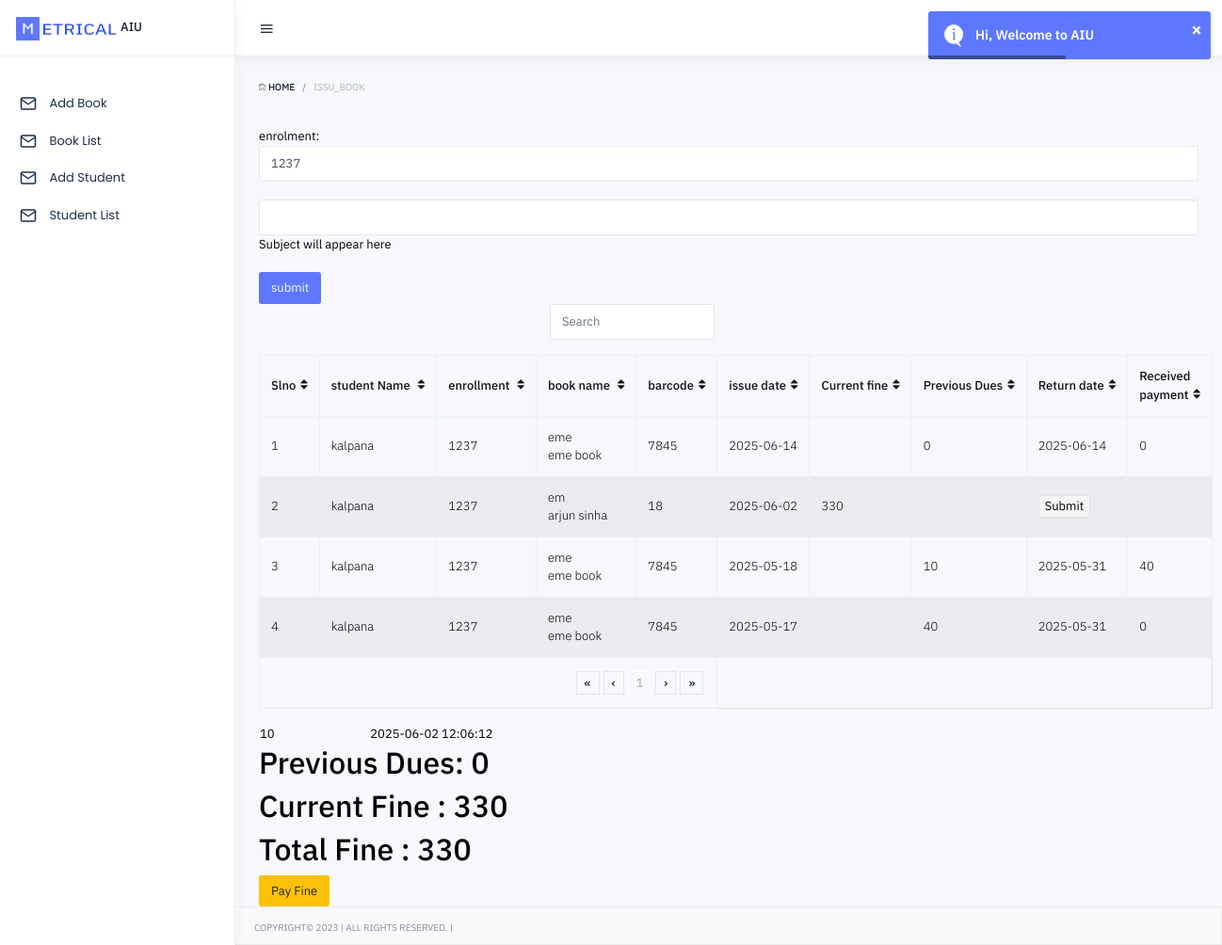
Screenshot of /book_issue.php?enrollment=1237 (signed in) with the database file from the repository.
### tables this page shows
CREATE TABLE `book_issue` (
  `id` int(11) NOT NULL,
  `enrollment` varchar(50) NOT NULL,
  `book_barcode` varchar(50) NOT NULL,
  `entry_date` varchar(50) NOT NULL,
  `return_date` varchar(50) NOT NULL,
  `totalfine` varchar(10) DEFAULT NULL,
  `paynow` varchar(10) DEFAULT NULL,
  `duesfine` varchar(10) DEFAULT NULL
);

CREATE TABLE `admission` (
  `id` int(11) NOT NULL,
  `name_student` varchar(50) NOT NULL,
  `enrollment` varchar(20) NOT NULL,
  `course` varchar(50) NOT NULL,
  `department` varchar(50) NOT NULL,
  `current_sem` int(5) NOT NULL,
  `active` varchar(10) NOT NULL
);

CREATE TABLE `books` (
  `id` int(11) NOT NULL,
  `barcode` varchar(255) NOT NULL,
  `subject` text NOT NULL,
  `author` text NOT NULL,
  `edition` varchar(255) NOT NULL,
  `publisher` text DEFAULT NULL,
  `reg_date` datetime NOT NULL DEFAULT current_timestamp(),
  `isissue` int(11) NOT NULL DEFAULT 0
);

CREATE TABLE `finaclear` (
  `id` int(10) NOT NULL,
  `enrollment` varchar(10) DEFAULT NULL,
  `paynow` varchar(10) DEFAULT NULL,
  `date` datetime DEFAULT current_timestamp()
);

### book_issue.php (the view, shortened to what this page needs)
<?php
if(isset($_SESSION['library']))
{
?>
<!DOCTYPE html>
<html lang="zxx">
   <head>
    <?php include "head.php" ?>
   </head>
   <body>
          <?php include "navbar.php"; ?>
            <div class="page-inner">
               <div id="main-wrapper">
                  <div class="pageheader pd-t-25 pd-b-35">
                     <div class="breadcrumb pd-0 mg-0">
                        <a class="breadcrumb-item" href="index.html"><i class="icon ion-ios-home-outline"></i> Home</a>
                        <span class="breadcrumb-item active">issu_Book</span>
                     </div>
                  </div>
                <?php
                $enrollment = $_GET['enrollment'];
               $sql = "SELECT * FROM `book_issue` where enrollment='$enrollment' and (return_date is null or return_date = '')";
               $query = mysqli_query($connection, $sql);
               $count = mysqli_num_rows($query);
               if($count <2){
                ?>
<form action="book_issue_submit.php" method="post" enctype="multipart/form-data">
    enrolment:
    <input type="text" name="enrolment"  class="form-control" readonly  value="<?=$enrollment?>">
    <br>
    <input type="text" id="barcode" name="bookcode" autocomplete="off" class="form-control">
    <div id="subject">Subject will appear here</div>
    <br>
   <input type="submit" name="submit" id="" value="submit" class="btn btn-primary">
</form>
<?php
               }
               else{
                  ?>
               <h3 style="color:red"> Alreday 2 book Issued</h3>
                  <?php
               }
               ?>
<div class="col-sm-6">
                                       <div class="form-group ft-right">
                                          <input id="foo-search" type="text" placeholder="Search" class="form-control" autocomplete="off">
                                       </div>
                                    </div>
                              <table id="foo-filtering" class="table table-bordered table-hover toggle-circle" data-page-size="50">
                                 <thead>
                        <tr>
                          <th>Slno</th>
                           <th>
                            student Name
                          </th>
                          <th>
                            enrollment
                          </th>
                          <th>
                            book name
                          </th>
                          <th>barcode</th>
                          <th>issue date</th>
                          <th>Current fine</th>
                          <th>Previous Dues</th>
                           <th>Return date</th>
                           <th>Received <br>payment</th>
                        </tr>
                      </thead>
                                 <tbody>
                                    <?php
                                    $a = 1;
                                    $f = 0;
                                    $pf=0;
                                    $fine=0;
                        $enrollment = $_GET['enrollment'];
                        $sql=$connection->prepare("SELECT * FROM `book_issue` where enrollment = ? order by id desc");
                        $sql->bind_param('s', $enrollment);
                        $sql->execute();
                        $result=$sql->get_result();
                        while($row=$result->fetch_array())
                            {
                        $enrollmet = $row['enrollment'];
                        $sql1 = "select * from admission where enrollment = '$enrollment'";
                        $query1 = mysqli_query($connection , $sql1);
                        $row1 = mysqli_fetch_array($query1);
                         $book_barcode =$row['book_barcode'];
                          $sql2 ="select * from books where barcode='$book_barcode'";
                         $query2 = mysqli_query($connection, $sql2);
                         $row2 = mysqli_fetch_array($query2);
                         ?>
                            <th><?=$a++;?></th>
                          <td class="py-1">
                            <?=$row1['name_student']?>
                          </td>
                          <td>
                            <?=$enrollmet?>
                          </td>
                              <td><?=$row2['subject'];?>
                              <br><?=$row2['author']; ?>
                           </td>
                              <td>
                           <?=$row['book_barcode']?>
                          </td>
                          <td>
                           <?=$row['entry_date']?>
                          </td>
                           <td>
                             <?php
                              if($row['return_date']==''){
$date1 = date_create($row['entry_date']);
$date2 = date_create(date('Y-m-d'));
$diff = date_diff($date1, $date2);
 $d = $diff->format('%a');
 if($d> 10){
$fine = ($d -10)*10;
echo $fine;
 }
 $f = $f + $fine;
                              }
?>
                           </td>
                           <td>
                             <?=$row['duesfine'];
                              ?>
                              <?php
                                 $pf = $pf + $row['duesfine'] - $row['paynow'];
                              ?>
                           </td>
                             <td>
                           <?=$row['return_date']?>
                           <?php
                                if($row['return_date']==''){
                                    ?>
<form method="post" action="book_return.php">
<input type="submit" name="Return" id="">
</form>
                                    <?php
                                }
                           ?>
                          </td>
                          <td>
                                <?=$row['paynow']?>
                          </td>
                        <?php
                          }
                        ?>
                                 </tbody>
                                 <tfoot>
                                    <tr>
                                       <td colspan="5">
                                          <div class="ft-right">
                                             <ul class="pagination"></ul>
                                          </div>
                                       </td>
                                    </tr>
                                 </tfoot>
                              </table>
                              <table style="width:100%">
                                 <?php
       $p = 0;
         $sql11 = "select * from finaclear where enrollment = '$enrollment'";
         $query11 = mysqli_query($connection , $sql11);
         if(mysqli_num_rows($query11)>0){
           while( $row11 = mysqli_fetch_array($query11)){
            ?>
       <tr>
         <td>
            <?= $row11['paynow']?>
         </td>
         <td>
            <?=$row11['date']?>
         </td>
       </tr>
       <?php
       $p = $p+ $row11['paynow'];
            }
         }
            ?>
            </table>
        <h2>Previous Dues: <?=$x = $pf -$p?></h2>
        <h2>Current Fine : <?=$f;?></h2>
        <h2>Total Fine : <?=$f+$x;?></h2>
<form method="post" action="totalfine.php">
   <input type="submit" value="Pay Fine" name="submit" class="btn btn-warning">
</form>
               </div>
            </div>
    <?php include "footer.php"; ?>
   </body>
</html>
<?php
}
else{
header('Location:index.php');
}
 ?>

### head.php (shortened to what this page needs)
<link type="text/css" rel="stylesheet" href="light/assets/plugins/bootstrap/css/bootstrap.min.css"/>
<link type="text/css" rel="stylesheet" href="light/assets/plugins/font-awesome/css/font-awesome.min.css"/>
<link type="text/css" rel="stylesheet" href="light/assets/plugins/flag-icon/flag-icon.min.css"/>
<link type="text/css" rel="stylesheet" href="light/assets/plugins/simple-line-icons/css/simple-line-icons.css">
<link type="text/css" rel="stylesheet" href="light/assets/plugins/ionicons/css/ionicons.css">
<link type="text/css" rel="stylesheet" href="light/assets/plugins/toastr/toastr.min.css">
<link type="text/css" rel="stylesheet" href="light/assets/plugins/chartist/chartist.css">
<link type="text/css" rel="stylesheet" href="light/assets/plugins/apex-chart/apexcharts.css">
<link type="text/css" rel="stylesheet" href="light/assets/css/app.min.css"/>
<link type="text/css" rel="stylesheet" href="light/assets/css/style.min.css"/>
  <link type="text/css" rel="stylesheet" href="light/assets/plugins/footable/footable.core.css">

### navbar.php (shortened to what this page needs)
			<div class="page-container">
         <div class="page-sidebar">
            <div class="logo">
               <a class="logo-img" href="index.html">
               <img class="desktop-logo" src="../img/logo.png" alt="">
               <img class="small-logo" src="../img/logo.png" alt=""> AIU
               </a>
            </div>
<div class="page-sidebar-inner">
   <div class="page-sidebar-menu">
      <ul class="accordion-menu">
         <li>
            <a href="add_book.php"><i data-feather="mail"></i>
            <span>Add Book</span></a>
         </li>
          <li>
            <a href="book_list.php"><i data-feather="mail"></i>
            <span>Book List</span></a>
         </li>
         <li>
            <a href="add_student.php"><i data-feather="mail"></i> Add Student</a>
         </li>
          <li>
         <a href="student_list.php"><i data-feather="mail"></i>
         <span>Student List</span></a>
         </li>
      </ul>
   </div>
</div>
         </div>
         <div class="page-content">
            <div class="page-header">
               <nav class="navbar navbar-expand-lg">
                  <ul class="list-inline list-unstyled mg-r-20">
                     <li class="list-inline-item align-text-top"><a class="hidden-xs hidden-sm" href="#" id="collapsed-sidebar-toggle-button"><i class="ion-navicon tx-20"></i></a></li>
                  </ul>
                  <div class="collapse navbar-collapse">
                  </div>
                  <div class="header-right pull-right">
                     <ul class="list-inline justify-content-end">
                        <li class="list-inline-item dropdown">
                           <a  href="" data-toggle="dropdown" aria-haspopup="true" aria-expanded="false">
                           <span class="select-profile">Hi,  <?=$_SESSION['library']?>!</span>
                           </a>
                        </li>
                     </ul>
                  </div>
               </nav>
            </div>

### footer.php (shortened to what this page needs)
<footer class="page-footer">
   <div class="pd-t-4 pd-b-0 pd-x-20">
      <div class="tx-10 tx-uppercase">
         <p class="pd-y-10 mb-0">Copyright&copy; 2023 | All rights reserved. |</p>
      </div>
   </div>
</footer>
</div>
</div>

### book_issue.php (style rules this page uses)
li { text-align:justify; }
::placeholder { color:#cfcccc; }

### rows the page displays
book_issue: admission.name_student "kalpana", enrollment "1237", books.subject "eme", books.author "eme book", book_barcode "7845", entry_date "2025-06-14", duesfine "0", return_date "2025-06-14", paynow "0", $x=$pf-$p "0"
book_issue: admission.name_student "kalpana", enrollment "1237", books.subject "em", books.author "arjun sinha", book_barcode "18", entry_date "2025-06-02", entry_date "330"
book_issue: admission.name_student "kalpana", enrollment "1237", books.subject "eme", books.author "eme book", book_barcode "7845", entry_date "2025-05-18", duesfine "10", return_date "2025-05-31", paynow "40"
book_issue: admission.name_student "kalpana", enrollment "1237", books.subject "eme", books.author "eme book", book_barcode "7845", entry_date "2025-05-17", duesfine "40", return_date "2025-05-31", paynow "0"
finaclear: paynow "10", date "2025-06-02 12:06:12"

### other values shown
$f "330"
$f+$x "330"
